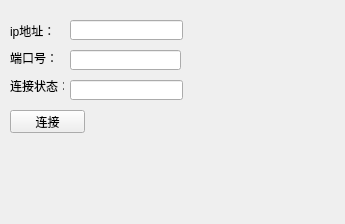
<?xml version="1.0" encoding="UTF-8"?>
<ui version="4.0">
 <class>Widget</class>
 <widget class="QWidget" name="Widget">
  <property name="geometry">
   <rect>
    <x>0</x>
    <y>0</y>
    <width>345</width>
    <height>224</height>
   </rect>
  </property>
  <property name="windowTitle">
   <string>Widget</string>
  </property>
  <widget class="QLabel" name="label">
   <property name="geometry">
    <rect>
     <x>10</x>
     <y>20</y>
     <width>54</width>
     <height>21</height>
    </rect>
   </property>
   <property name="text">
    <string>ip地址：</string>
   </property>
  </widget>
  <widget class="QLabel" name="label_2">
   <property name="geometry">
    <rect>
     <x>10</x>
     <y>50</y>
     <width>54</width>
     <height>16</height>
    </rect>
   </property>
   <property name="text">
    <string>端口号：</string>
   </property>
  </widget>
  <widget class="QLineEdit" name="lineEdit">
   <property name="geometry">
    <rect>
     <x>70</x>
     <y>20</y>
     <width>113</width>
     <height>20</height>
    </rect>
   </property>
  </widget>
  <widget class="QLineEdit" name="lineEdit_2">
   <property name="geometry">
    <rect>
     <x>70</x>
     <y>50</y>
     <width>111</width>
     <height>20</height>
    </rect>
   </property>
  </widget>
  <widget class="QPushButton" name="pushButton">
   <property name="geometry">
    <rect>
     <x>10</x>
     <y>110</y>
     <width>75</width>
     <height>23</height>
    </rect>
   </property>
   <property name="text">
    <string>连接</string>
   </property>
  </widget>
  <widget class="QLabel" name="label_3">
   <property name="geometry">
    <rect>
     <x>10</x>
     <y>80</y>
     <width>54</width>
     <height>12</height>
    </rect>
   </property>
   <property name="text">
    <string>连接状态：</string>
   </property>
  </widget>
  <widget class="QLineEdit" name="lineEdit_3">
   <property name="geometry">
    <rect>
     <x>70</x>
     <y>80</y>
     <width>113</width>
     <height>20</height>
    </rect>
   </property>
  </widget>
  <widget class="QLabel" name="image">
   <property name="geometry">
    <rect>
     <x>40</x>
     <y>130</y>
     <width>251</width>
     <height>81</height>
    </rect>
   </property>
   <property name="text">
    <string/>
   </property>
  </widget>
 </widget>
 <resources/>
 <connections/>
</ui>
